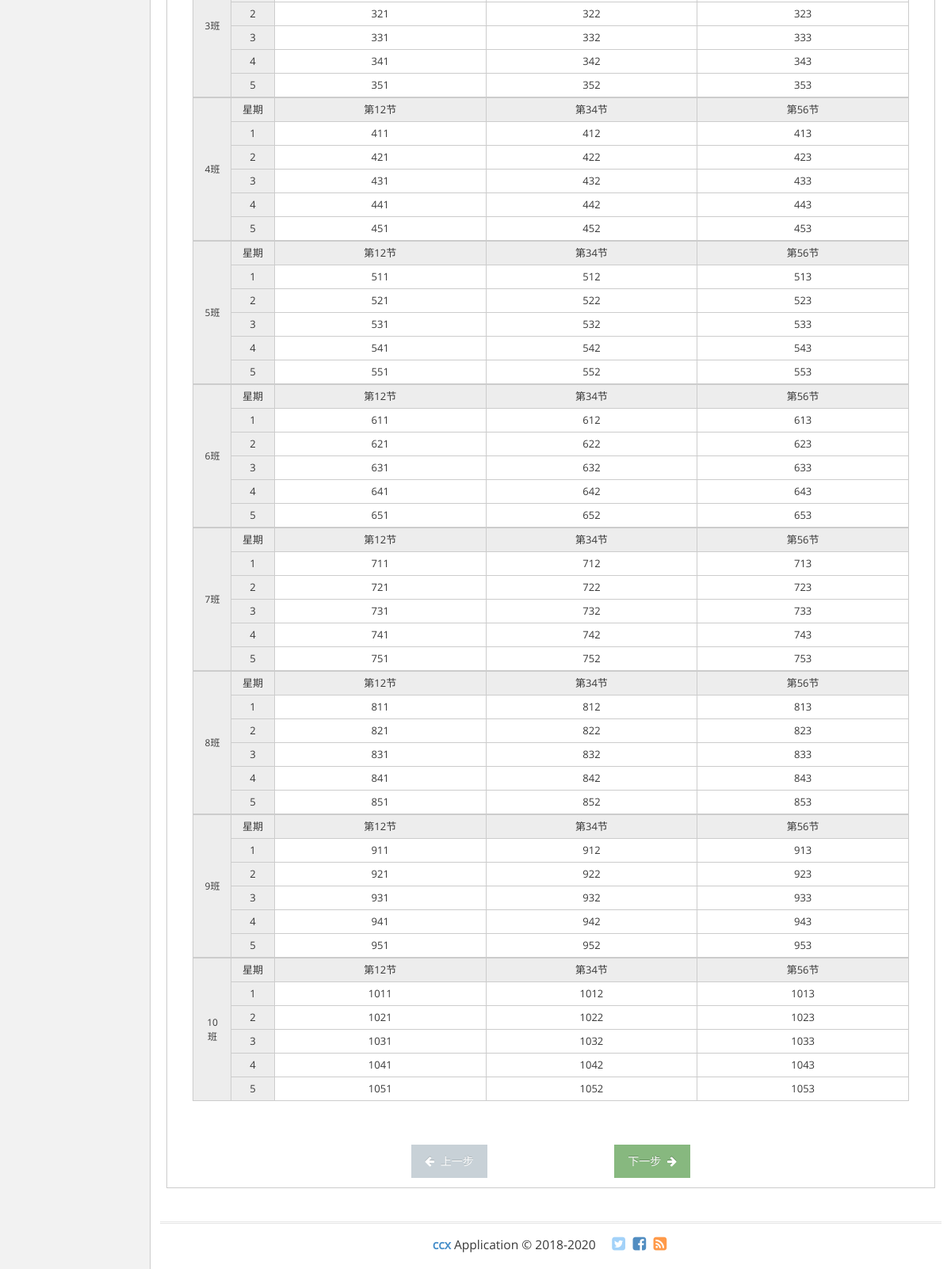
The app's page /reorder/start.html (signed in, lower part), older data.
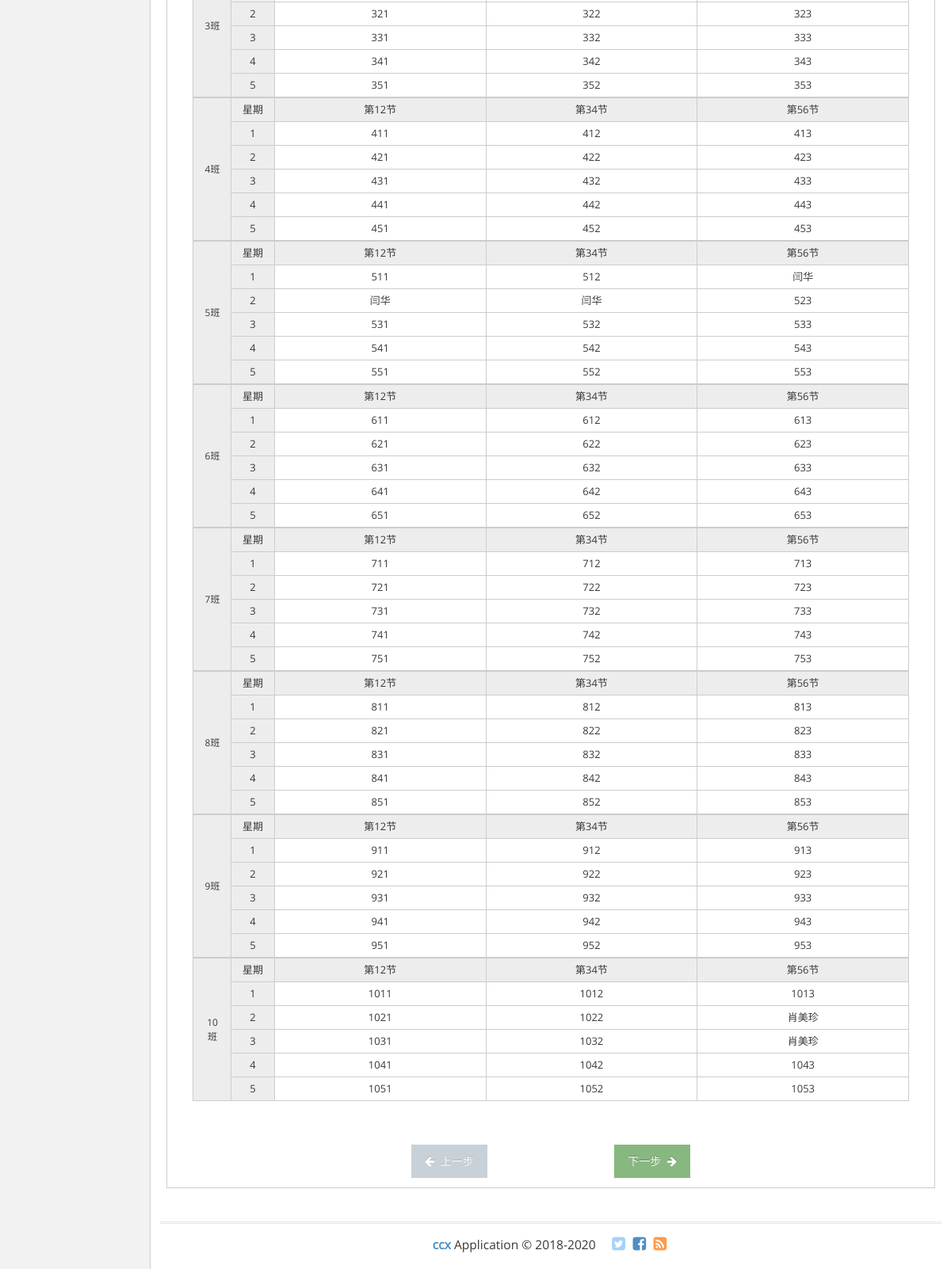
The same page, newer data.
### apps/reorder/models.py (models this page shows)
class Subjectall(models.Model):
	classnum = models.IntegerField(default=0)
	week = models.IntegerField(default=0)
	one = models.CharField(max_length=30,blank='true')
	two = models.CharField(max_length=30,blank='true')
	three = models.CharField(max_length=30,blank='true')

### apps/users/views.py (the view)
	def warpper(request):
		username = request.session.get('username')
		if username:
			return func(request)
		else:
			return render(request,'users/login.html')

### apps/users/views.py (called while the page is built)
def Check_Login(func):  #自定义登录验证装饰器
	def warpper(request):
		username = request.session.get('username')
		if username:
			return func(request)
		else:
			return render(request,'users/login.html')
	return warpper

### apps/reorder/templates/reorder/start.html (shortened to what this page needs)
{% extends "base.html" %}
{% load staticfiles %}
{% block mystyles %}
	<link rel="stylesheet" href="{%static 'css/select2.min.css'%}" />
{% endblock %}
{% block menu %}
	{% include 'menu.html' %}
{% endblock%}
{% block content %}
<div class="widget-box">
	<div class="widget-body">
		<div class="widget-main">
			<div id="fuelux-wizard-container">
				<div class="step-content pos-rel">
					<div class="step-pane active" data-step="1">
						<div class="center col-lg-12">
							<br>
							{% load show %}
						{% for cl in classnum_list %}
						<TABLE class="ccx-sortable">
							<TBODY>
								<TR>
									<TD class="ccx-zz" rowspan="7"
										style="width: 50px;padding-left:14px;">
										<div style="width: 20px;font-size:9pt ">
										<span>{{ cl.classnum }}班</span>
										</div>
									</TD>
								</TR>
								<TR>
									<TD class="ccx-zz" style="width: 60px;">星期</TD>
									<TD class="ccx-zz">第12节</TD>
									<TD class="ccx-zz">第34节</TD>
									<TD class="ccx-zz">第56节</TD>
								</TR>
								{% for sl in subject_list%}
									{% ifequal sl.classnum cl.classnum %}
									<TR>
										<TD class="ccx-zz" style="width: 60px;">{{ sl.week }}</TD>
										<TD class="ccx-zs">{{ sl.one }}</TD>
										<TD class="ccx-zs">{{ sl.two }}</TD>
										<TD class="ccx-zs">{{ sl.three }}</TD>
									</TR>
									{% endifequal %}
								{% endfor %}
							</TBODY>
						</TABLE>
						{% endfor %}
						<h3>　</h3>
						</div>
					</div>
				</div>
			</div>
			<div class="wizard-actions center">
				<button class="btn btn-prev">
					<i class="ace-icon fa fa-arrow-left"></i>
					上一步
				</button>
				<button class="btn btn-success btn-next" data-last="完成">
					下一步
					<i class="ace-icon fa fa-arrow-right icon-on-right"></i>
				</button>
			</div>
		</div>
	</div>
</div>
{% endblock %}

### templates/base.html (shortened to what this page needs)
<!DOCTYPE html>
<html lang="en">
	<head>
		{% load staticfiles %}
		<link rel="stylesheet" href="{%static 'css/bootstrap.min.css'%}" />
		<link rel="stylesheet" href="{%static 'font-awesome/4.5.0/css/font-awesome.min.css'%}" />
		{% block mystyles %}{% endblock %}
		<link rel="stylesheet" href="{%static 'css/ace.min.css'%}" class="ace-main-stylesheet" id="main-ace-style" />
		<link rel="stylesheet" href="{%static 'css/ace-skins.min.css'%}" />
		<link rel="stylesheet" href="{%static 'css/ace-rtl.min.css'%}" />
	</head>
	<body class="no-skin">
		<div class="main-container ace-save-state" id="main-container">
				{% block menu %}{% endblock%}
					<div class="page-content">
						<div class="row">
							<div class="col-xs-12">
								{% block content %}{% endblock %}
							</div>
						</div>
					</div>
				</div>
			</div>
			<div class="footer">
				<div class="footer-inner">
					<div class="footer-content">
						<span class="bigger-120">
							<span class="blue bolder">ccx</span>
							Application &copy; 2018-2020
						</span>
						<span class="action-buttons">
							<a href="#">
								<i class="ace-icon fa fa-twitter-square light-blue bigger-150"></i>
							</a>
							<a href="#">
								<i class="ace-icon fa fa-facebook-square text-primary bigger-150"></i>
							</a>
							<a href="#">
								<i class="ace-icon fa fa-rss-square orange bigger-150"></i>
							</a>
						</span>
					</div>
				</div>
			</div>
		</div>
	</body>
</html>

### templates/menu.html (shortened to what this page needs)
	{% load staticfiles %}
<div class="main-content">
	<div class="main-content-inner">

### templates/scripts.html (shortened to what this page needs)
		{% load staticfiles %}

### apps/reorder/templates/reorder/start.html (style rules this page uses)
.ccx-sortable { margin: 0px; padding: 0px;text-align:center }
.ccx-zs { width: 300px;height: 30px;border: 1px solid #ccc;word-break:break-all }
.ccx-zz { width: 300px;height: 30px;border: 1px solid #ccc;word-break:break-all;background: #ededed }

Row changes from the older to the newer data that the page shows:
changed Subjectall (number 10 of 39 on the later page): three "513" → "闫华"
changed Subjectall (number 11 of 39 on the later page): one "521" → "闫华"; two "522" → "闫华"
changed Subjectall (number 36 of 39 on the later page): three "1023" → "肖美珍"
changed Subjectall (number 37 of 39 on the later page): three "1033" → "肖美珍"
